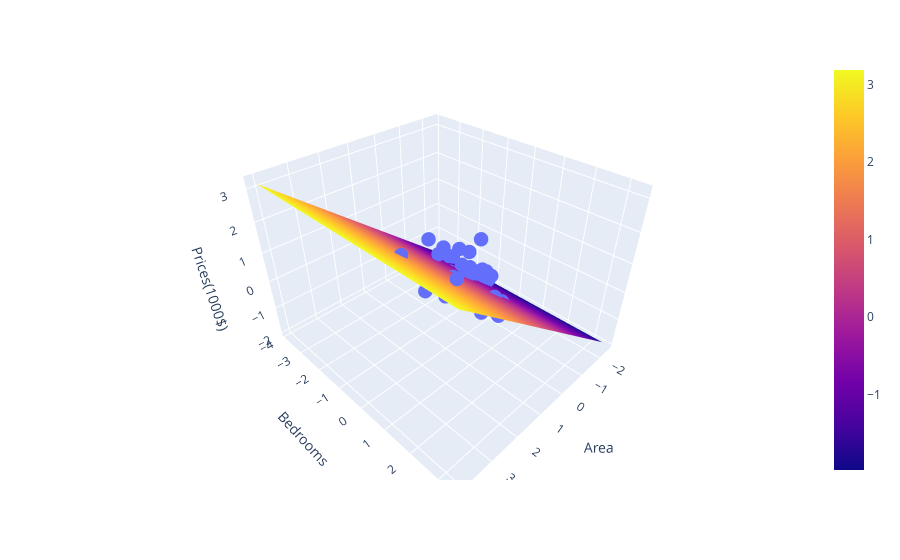

The notebook cell saved with this chart:
### Code cell
plot_hypothesis_plane_plotly(theta)
